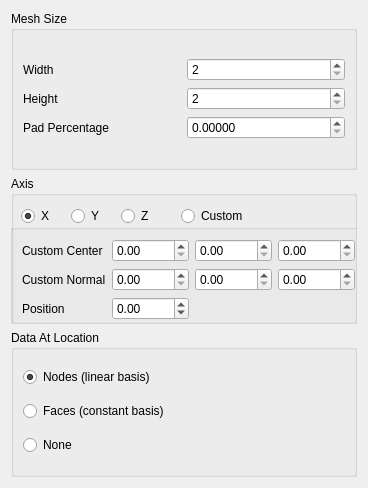
<?xml version="1.0" encoding="UTF-8"?>
<ui version="4.0">
 <class>CreateImageDialog</class>
 <widget class="QDialog" name="CreateImageDialog">
  <property name="geometry">
   <rect>
    <x>0</x>
    <y>0</y>
    <width>368</width>
    <height>488</height>
   </rect>
  </property>
  <property name="sizePolicy">
   <sizepolicy hsizetype="Fixed" vsizetype="Fixed">
    <horstretch>0</horstretch>
    <verstretch>0</verstretch>
   </sizepolicy>
  </property>
  <property name="minimumSize">
   <size>
    <width>339</width>
    <height>373</height>
   </size>
  </property>
  <property name="windowTitle">
   <string>Dialog</string>
  </property>
  <layout class="QGridLayout" name="gridLayout_3">
   <item row="0" column="0">
    <layout class="QGridLayout" name="gridLayout_2">
     <item row="0" column="0">
      <widget class="QGroupBox" name="groupBox">
       <property name="minimumSize">
        <size>
         <width>319</width>
         <height>159</height>
        </size>
       </property>
       <property name="title">
        <string>Mesh Size</string>
       </property>
       <layout class="QGridLayout" name="gridLayout_4">
        <item row="0" column="0">
         <layout class="QGridLayout" name="gridLayout">
          <item row="0" column="0">
           <widget class="QLabel" name="label_2">
            <property name="text">
             <string>Width</string>
            </property>
           </widget>
          </item>
          <item row="0" column="1">
           <widget class="QSpinBox" name="width_">
            <property name="minimum">
             <number>2</number>
            </property>
            <property name="maximum">
             <number>1000</number>
            </property>
           </widget>
          </item>
          <item row="1" column="0">
           <widget class="QLabel" name="label_3">
            <property name="text">
             <string>Height</string>
            </property>
           </widget>
          </item>
          <item row="1" column="1">
           <widget class="QSpinBox" name="height_">
            <property name="minimum">
             <number>2</number>
            </property>
            <property name="maximum">
             <number>1000</number>
            </property>
           </widget>
          </item>
          <item row="2" column="0">
           <widget class="QLabel" name="label_4">
            <property name="enabled">
             <bool>true</bool>
            </property>
            <property name="text">
             <string>Pad Percentage</string>
            </property>
           </widget>
          </item>
          <item row="2" column="1">
           <widget class="QDoubleSpinBox" name="padPercentageSpinBox_">
            <property name="enabled">
             <bool>true</bool>
            </property>
            <property name="decimals">
             <number>5</number>
            </property>
           </widget>
          </item>
         </layout>
        </item>
       </layout>
      </widget>
     </item>
     <item row="2" column="0">
      <widget class="QGroupBox" name="groupBox_3">
       <property name="minimumSize">
        <size>
         <width>319</width>
         <height>100</height>
        </size>
       </property>
       <property name="title">
        <string>Data At Location</string>
       </property>
       <layout class="QVBoxLayout" name="verticalLayout_4">
        <item>
         <widget class="QRadioButton" name="nodes_">
          <property name="minimumSize">
           <size>
            <width>249</width>
            <height>0</height>
           </size>
          </property>
          <property name="text">
           <string>Nodes (linear basis)</string>
          </property>
          <property name="checked">
           <bool>true</bool>
          </property>
         </widget>
        </item>
        <item>
         <widget class="QRadioButton" name="faces_">
          <property name="text">
           <string>Faces (constant basis)</string>
          </property>
         </widget>
        </item>
        <item>
         <widget class="QRadioButton" name="none_">
          <property name="text">
           <string>None</string>
          </property>
         </widget>
        </item>
       </layout>
      </widget>
     </item>
     <item row="1" column="0">
      <widget class="QGroupBox" name="groupBox_2">
       <property name="minimumSize">
        <size>
         <width>319</width>
         <height>20</height>
        </size>
       </property>
       <property name="title">
        <string>Axis</string>
       </property>
       <widget class="QRadioButton" name="axisX_">
        <property name="enabled">
         <bool>true</bool>
        </property>
        <property name="geometry">
         <rect>
          <x>10</x>
          <y>30</y>
          <width>34</width>
          <height>20</height>
         </rect>
        </property>
        <property name="text">
         <string>X</string>
        </property>
        <property name="checked">
         <bool>true</bool>
        </property>
       </widget>
       <widget class="QRadioButton" name="axisZ_">
        <property name="enabled">
         <bool>true</bool>
        </property>
        <property name="geometry">
         <rect>
          <x>110</x>
          <y>30</y>
          <width>34</width>
          <height>20</height>
         </rect>
        </property>
        <property name="text">
         <string>Z</string>
        </property>
       </widget>
       <widget class="QRadioButton" name="axisY_">
        <property name="enabled">
         <bool>true</bool>
        </property>
        <property name="geometry">
         <rect>
          <x>60</x>
          <y>30</y>
          <width>34</width>
          <height>20</height>
         </rect>
        </property>
        <property name="text">
         <string>Y</string>
        </property>
       </widget>
       <widget class="QRadioButton" name="axisCustom_">
        <property name="geometry">
         <rect>
          <x>170</x>
          <y>30</y>
          <width>100</width>
          <height>20</height>
         </rect>
        </property>
        <property name="text">
         <string>Custom</string>
        </property>
       </widget>
       <widget class="QGroupBox" name="groupBox_4">
        <property name="geometry">
         <rect>
          <x>-1</x>
          <y>48</y>
          <width>357</width>
          <height>111</height>
         </rect>
        </property>
        <property name="title">
         <string/>
        </property>
        <layout class="QGridLayout" name="gridLayout_5">
         <item row="0" column="3">
          <widget class="QDoubleSpinBox" name="centerZ_"/>
         </item>
         <item row="0" column="2">
          <widget class="QDoubleSpinBox" name="centerY_"/>
         </item>
         <item row="0" column="1">
          <widget class="QDoubleSpinBox" name="centerX_">
           <property name="decimals">
            <number>2</number>
           </property>
           <property name="minimum">
            <double>0.000000000000000</double>
           </property>
           <property name="value">
            <double>0.000000000000000</double>
           </property>
          </widget>
         </item>
         <item row="1" column="1">
          <widget class="QDoubleSpinBox" name="normalX_"/>
         </item>
         <item row="1" column="0">
          <widget class="QLabel" name="label_6">
           <property name="text">
            <string>Custom Normal</string>
           </property>
          </widget>
         </item>
         <item row="0" column="0">
          <widget class="QLabel" name="label_5">
           <property name="text">
            <string>Custom Center</string>
           </property>
          </widget>
         </item>
         <item row="1" column="2">
          <widget class="QDoubleSpinBox" name="normalY_"/>
         </item>
         <item row="1" column="3">
          <widget class="QDoubleSpinBox" name="normalZ_"/>
         </item>
         <item row="2" column="1">
          <widget class="QDoubleSpinBox" name="position_">
           <property name="minimum">
            <double>-1.000000000000000</double>
           </property>
           <property name="maximum">
            <double>1.000000000000000</double>
           </property>
           <property name="singleStep">
            <double>0.100000000000000</double>
           </property>
          </widget>
         </item>
         <item row="2" column="0">
          <widget class="QLabel" name="label_7">
           <property name="text">
            <string>Position</string>
           </property>
          </widget>
         </item>
        </layout>
       </widget>
      </widget>
     </item>
    </layout>
   </item>
  </layout>
 </widget>
 <tabstops>
  <tabstop>width_</tabstop>
  <tabstop>height_</tabstop>
  <tabstop>padPercentageSpinBox_</tabstop>
  <tabstop>axisX_</tabstop>
  <tabstop>axisZ_</tabstop>
  <tabstop>nodes_</tabstop>
  <tabstop>faces_</tabstop>
 </tabstops>
 <resources/>
 <connections/>
</ui>
